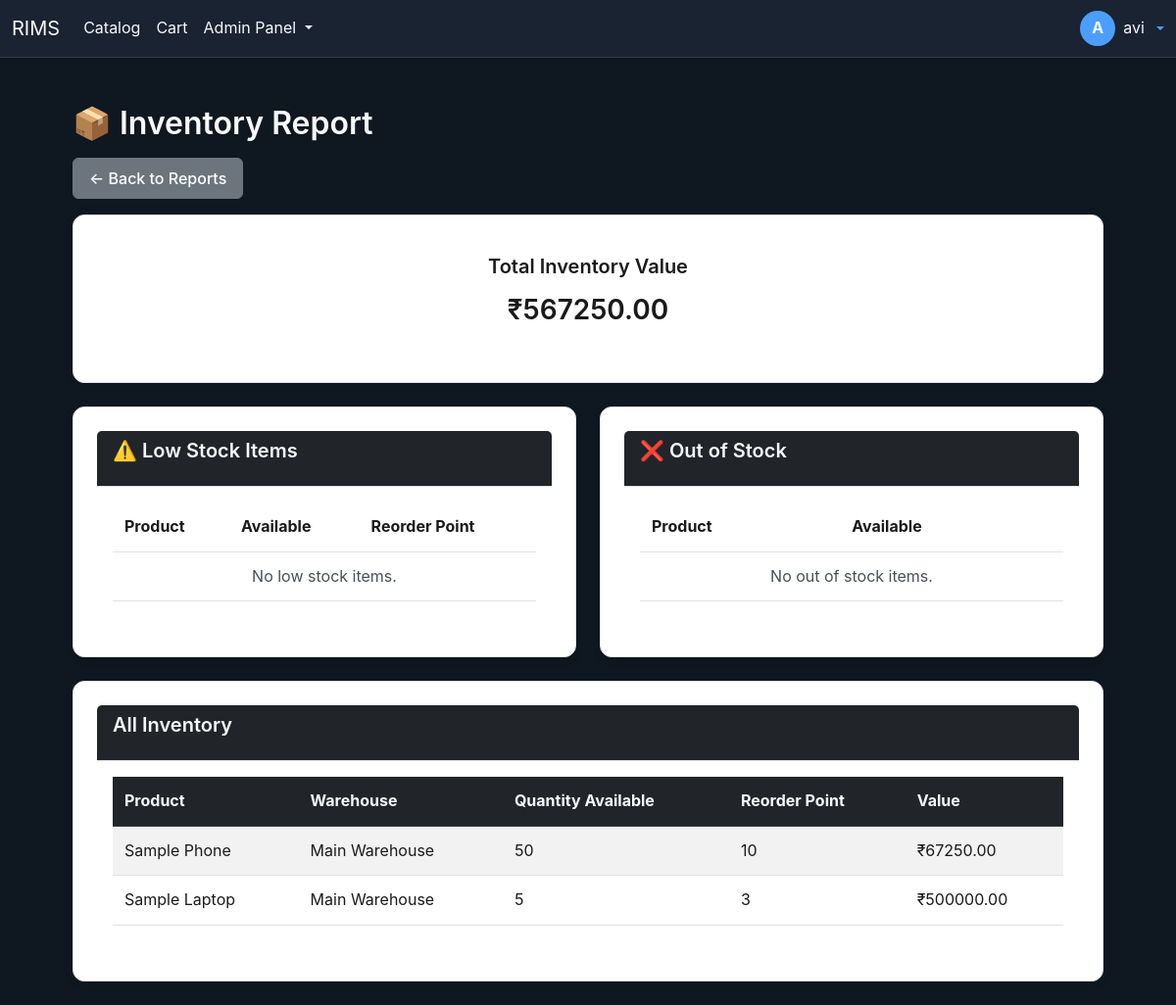
The app's page /admin/reports/inventory (signed in) with its own data.
### models.py (models this page shows)
class User(UserMixin, db.Model):
    __tablename__ = 'user'
    id = db.Column(db.Integer, primary_key=True)
    username = db.Column(db.String(100), unique=True, nullable=False)
    password_hash = db.Column(db.String(200), nullable=False)
    email = db.Column(db.String(120), unique=True)
    role = db.Column(db.String(20), default='customer')
    created_at = db.Column(db.DateTime, default=datetime.utcnow)

class Inventory(db.Model):
    __tablename__ = 'inventory'
    inventory_id = db.Column(db.Integer, primary_key=True)
    product_id = db.Column(db.Integer, db.ForeignKey('product.product_id'), nullable=False)
    warehouse_id = db.Column(db.Integer, db.ForeignKey('warehouse.warehouse_id'), nullable=False)
    quantity_available = db.Column(db.Integer, nullable=False, default=0)
    minimum_stock_level = db.Column(db.Integer, nullable=True)
    reorder_point = db.Column(db.Integer, nullable=True)
    updated_at = db.Column(db.DateTime, default=datetime.utcnow, onupdate=datetime.utcnow)
    product = db.relationship('Product', backref='inventories', lazy=True)

class Product(db.Model):
    __tablename__ = 'product'
    product_id = db.Column(db.Integer, primary_key=True)
    product_name = db.Column(db.String(200), nullable=False)
    product_description = db.Column(db.Text)
    unit_price = db.Column(db.Numeric(12,2), default=0)
    quantity = db.Column(db.Integer, default=0)
    category_id = db.Column(db.Integer, db.ForeignKey('category.category_id'), nullable=True)
    image_filename = db.Column(db.String(255), nullable=True)
    created_at = db.Column(db.DateTime, default=datetime.utcnow)

class Warehouse(db.Model):
    __tablename__ = 'warehouse'
    warehouse_id = db.Column(db.Integer, primary_key=True)
    warehouse_name = db.Column(db.String(200), nullable=False)
    is_refrigerated = db.Column(db.Boolean, default=False)
    capacity = db.Column(db.Integer)
    created_at = db.Column(db.DateTime, default=datetime.utcnow)
    inventories = db.relationship('Inventory', backref='warehouse', lazy=True)

### blueprints/reports.py (the view)
@reports_bp.route('/inventory')
@login_required
@admin_required
def inventory_report():
    low_stock = Inventory.query.filter(
        Inventory.reorder_point != None,
        Inventory.quantity_available <= Inventory.reorder_point
    ).all()
    out_of_stock = Inventory.query.filter(
        Inventory.quantity_available == 0
    ).all()
    all_inventory = Inventory.query.join(Product).all()
    total_value = sum(
        float(inv.product.unit_price or 0) * inv.quantity_available
        for inv in all_inventory if inv.product
    )
    return render_template(
        'admin/reports/inventory.html',
        low_stock=low_stock,
        out_of_stock=out_of_stock,
        all_inventory=all_inventory,
        total_value=total_value
    )

### blueprints/reports.py (called while the page is built)
def admin_required(f):
    from functools import wraps
    from flask import redirect, url_for, flash
    @wraps(f)
    def decorated_function(*args, **kwargs):
        if not current_user.is_authenticated or current_user.role != 'admin':
            flash("Admin access required.", "danger")
            return redirect(url_for('auth.login_admin'))
        return f(*args, **kwargs)
    return decorated_function

### templates/admin/reports/inventory.html (shortened to what this page needs)
{% extends 'base.html' %}
{% block content %}
<div class="container mt-4">
    <h2>📦 Inventory Report</h2>
    <a href="{{ url_for('reports.index') }}" class="btn btn-secondary mb-3">← Back to Reports</a>
    <div class="card mb-4">
        <div class="card-body text-center">
            <h5>Total Inventory Value</h5>
            <h3 class="text-success">₹{{ "%.2f"|format(total_value) }}</h3>
        </div>
    </div>
    <div class="row mb-4">
        <div class="col-md-6">
            <div class="card">
                <div class="card-header bg-warning">
                    <h5>⚠️ Low Stock Items</h5>
                </div>
                <div class="card-body">
                    <div class="table-responsive">
                        <table class="table table-sm">
                            <thead>
                                <tr>
                                    <th>Product</th>
                                    <th>Available</th>
                                    <th>Reorder Point</th>
                                </tr>
                            </thead>
                            <tbody>
                                {% for inv in low_stock %}
                                <tr>
                                    <td>{{ inv.product.product_name if inv.product else 'N/A' }}</td>
                                    <td><span class="badge bg-warning">{{ inv.quantity_available }}</span></td>
                                    <td>{{ inv.reorder_point }}</td>
                                </tr>
                                {% else %}
                                <tr>
                                    <td colspan="3" class="text-center text-muted">No low stock items.</td>
                                </tr>
                                {% endfor %}
                            </tbody>
                        </table>
                    </div>
                </div>
            </div>
        </div>
        <div class="col-md-6">
            <div class="card">
                <div class="card-header bg-danger">
                    <h5>❌ Out of Stock</h5>
                </div>
                <div class="card-body">
                    <div class="table-responsive">
                        <table class="table table-sm">
                            <thead>
                                <tr>
                                    <th>Product</th>
                                    <th>Available</th>
                                </tr>
                            </thead>
                            <tbody>
                                {% for inv in out_of_stock %}
                                <tr>
                                    <td>{{ inv.product.product_name if inv.product else 'N/A' }}</td>
                                    <td><span class="badge bg-danger">0</span></td>
                                </tr>
                                {% else %}
                                <tr>
                                    <td colspan="2" class="text-center text-muted">No out of stock items.</td>
                                </tr>
                                {% endfor %}
                            </tbody>
                        </table>
                    </div>
                </div>
            </div>
        </div>
    </div>
    <div class="card">
        <div class="card-header">
            <h5>All Inventory</h5>
        </div>
        <div class="card-body">
            <div class="table-responsive">
                <table class="table table-striped">
                    <thead class="table-dark">
                        <tr>
                            <th>Product</th>
                            <th>Warehouse</th>
                            <th>Quantity Available</th>
                            <th>Reorder Point</th>
                            <th>Value</th>
                        </tr>
                    </thead>
                    <tbody>
                        {% for inv in all_inventory %}
                        <tr>
                            <td>{{ inv.product.product_name if inv.product else 'N/A' }}</td>
                            <td>{{ inv.warehouse.warehouse_name if inv.warehouse else 'N/A' }}</td>
                            <td>{{ inv.quantity_available }}</td>
                            <td>{{ inv.reorder_point or 'N/A' }}</td>
                            <td>₹{{ "%.2f"|format((inv.product.unit_price or 0) * inv.quantity_available) }}</td>
                        </tr>
                        {% else %}
                        <tr>
                            <td colspan="5" class="text-center text-muted">No inventory data.</td>
                        </tr>
                        {% endfor %}
                    </tbody>
                </table>
            </div>
        </div>
    </div>
</div>
{% endblock %}

### templates/base.html (shortened to what this page needs)
<!doctype html>
<html>
<head>
  <link href="https://cdn.jsdelivr.net/npm/bootstrap@5.3.0/dist/css/bootstrap.min.css" rel="stylesheet">
</head>
<body>
  <nav class="navbar navbar-expand-lg navbar-dark">
    <div class="container-fluid">
      <a class="navbar-brand" href="{{ url_for('home') }}">RIMS</a>
      <div class="collapse navbar-collapse" id="mainNav">
        <ul class="navbar-nav me-auto">
          <li class="nav-item"><a class="nav-link" href="{{ url_for('catalog.catalog') }}">Catalog</a></li>
          <li class="nav-item"><a class="nav-link" href="{{ url_for('cart.index') }}">Cart</a></li>
          {% if current_user.is_authenticated and current_user.role == 'admin' %}
          <li class="nav-item dropdown">
            <a class="nav-link dropdown-toggle" href="#" id="adminMenu" role="button" data-bs-toggle="dropdown" aria-expanded="false">
              Admin Panel
            </a>
          </li>
          {% endif %}
        </ul>
        <div class="d-flex align-items-center ms-3">
          {% if current_user.is_authenticated %}
            <div class="dropdown">
              <a class="d-flex align-items-center text-decoration-none dropdown-toggle" href="#" id="profileMenu" data-bs-toggle="dropdown" aria-expanded="false">
                <div class="profile-icon me-2">{{ (current_user.username[0]|upper) if current_user.username else 'U' }}</div>
                <div class="d-none d-md-block me-2" style="color:var(--muted);">{{ current_user.username }}</div>
              </a>
            </div>
          {% else %}
            <a class="btn btn-sm btn-outline-primary me-2" href="{{ url_for('auth.login') }}">Sign in</a>
            <a class="btn btn-sm btn-primary" href="{{ url_for('auth.register') }}">Register</a>
          {% endif %}
        </div>
      </div>
    </div>
  </nav>
  <div class="container py-4">
    {% block content %}{% endblock %}
  </div>
</body>
</html>

### templates/base.html (style rules this page uses)
:root { --surface: #0f1720; --accent: #4c9efe; --muted: rgba(255,255,255,0.75); color-scheme: dark; }
body { background: var(--surface); color: #f8f9fa !important; font-family: Inter, system-ui, -apple-system, 'Segoe UI', Roboto, 'Helvetica Neue', Arial; font-size: 16px; line-height: 1.6; }
.container { max-width: 1100px; }
.card { background: #ffffff !important; border: 1px solid #dee2e6 !important; border-radius: 12px; color: #1a1a1a !important; box-shadow: 0 2px 8px rgba(0,0,0,0.1); }
.card, .card * { color: #1a1a1a !important; }
h1, h2, h3, h4, h5, h6 { color: #f8f9fa !important; font-weight: 600; margin-bottom: 1rem; }
.card h1, .card h2, .card h3, .card h4, .card h5, .card h6 { color: #1a1a1a !important; }
p, div, span, label { color: #f8f9fa !important; }
.card p, .card div, .card span, .card label { color: #1a1a1a !important; }
.text-muted { color: rgba(248, 249, 250, 0.85) !important; }
.card .text-muted { color: #495057 !important; }
a { color: var(--accent) !important; text-decoration: none; }
.table { color: #1a1a1a !important; }
.table-dark { background: #212529 !important; color: #f8f9fa !important; }
.table-striped > tbody > tr:nth-of-type(odd) { background-color: rgba(0,0,0,0.05) !important; }
.btn { font-weight: 500; padding: 0.5rem 1rem; }
.btn-secondary { background: #6c757d; border-color: #6c757d; color: #ffffff !important; }
.profile-icon { width: 36px; height: 36px; border-radius: 50%; background: var(--accent); display: inline-flex; align-items: center; justify-content: center; color: #fff; font-weight: 700; }
.navbar { background: #1a2332 !important; border-bottom: 1px solid rgba(255,255,255,0.1); }
.navbar-brand, .nav-link { color: #f8f9fa !important; }
.container { color: #f8f9fa !important; }
.table td, .table th { padding: 12px !important; vertical-align: middle; color: #1a1a1a !important; }
.mb-4 { margin-bottom: 1.5rem !important; }
.mt-4 { margin-top: 1.5rem !important; }
.card { padding: 1.5rem; }
.table td, .table th { color: #1a1a1a !important; }
.table-dark td, .table-dark th { color: #f8f9fa !important; }
.card-header { background: #212529 !important; color: #f8f9fa !important; border-bottom: 1px solid #dee2e6; }
.card-header h5, .card-header h4, .card-header h3 { color: #f8f9fa !important; }
div, span { color: inherit; }
table td, table th { color: #1a1a1a !important; }
tbody td { color: #1a1a1a !important; }
.card-body * { color: #1a1a1a !important; }
.card-body h1, .card-body h2, .card-body h3, .card-body h4, .card-body h5, .card-body h6 { color: #1a1a1a !important; }
* { visibility: visible !important; }
.card, .card * { visibility: visible !important; }

### records on screen
User: username "A", username "avi"
Inventory: product "Sample Phone", warehouse "Main Warehouse", quantity_available "50", reorder_point "10"
Product: (inv.product.unit_priceor0)*inv.quantity_available "67250.00"
Inventory: product "Sample Laptop", warehouse "Main Warehouse", quantity_available "5", reorder_point "3"
Product: (inv.product.unit_priceor0)*inv.quantity_available "500000.00"

### other values on screen
{{ "%.2f"|format(total_value) }} "567250.00"
